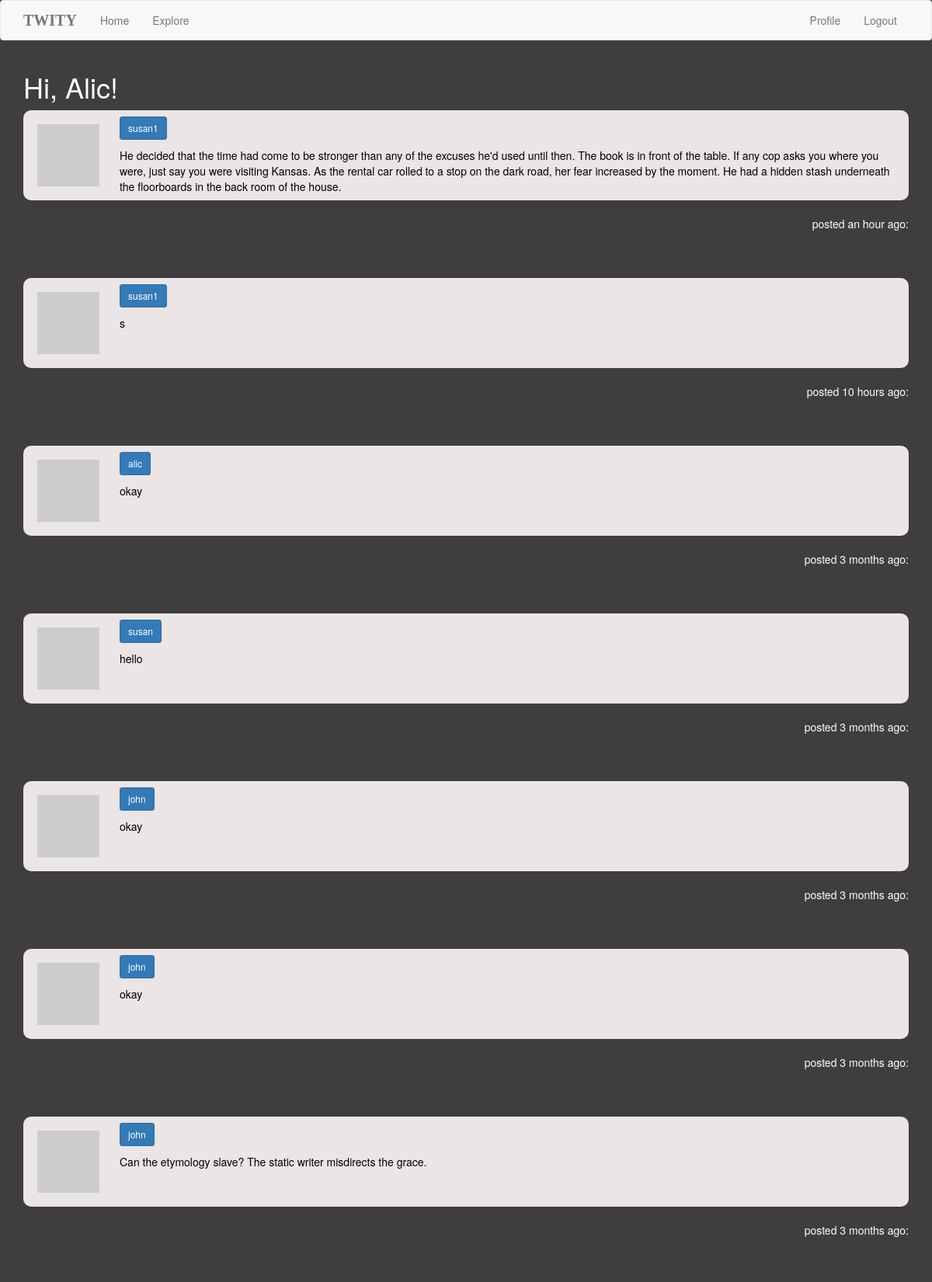
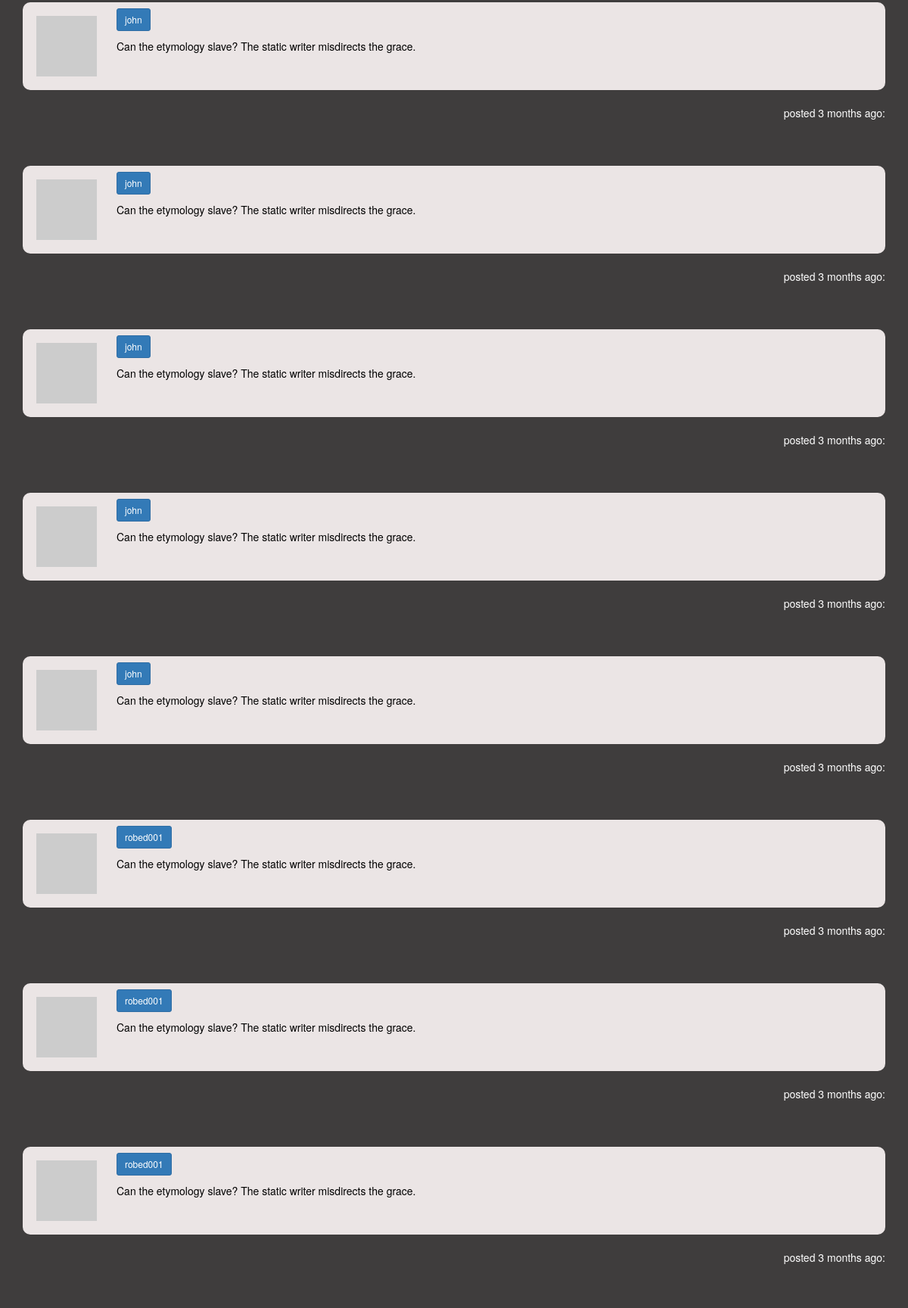
Page /explore (signed in, upper part) on the committed database (2 pictures, top to bottom).
### app/models.py (models this page shows, shortened)
class User(UserMixin, db.Model):
    id = db.Column(db.Integer, primary_key=True)
    username = db.Column(db.String(64), index=True, unique=True)
    email = db.Column(db.String(120), index=True, unique=True)
    password_hash = db.Column(db.String(128))
    posts = db.relationship('Post', backref='author', lazy='dynamic')
    about_me = db.Column(db.String(140))
    last_seen = db.Column(db.DateTime, default=datetime.utcnow)
    followed = db.relationship(
        'User', secondary=followers,
        primaryjoin=(followers.c.follower_id == id),
        secondaryjoin=(followers.c.followed_id == id),
        backref=db.backref('followers', lazy='dynamic'), lazy='dynamic')
    def avatar(self, size):
        digest = md5(self.email.lower().encode('utf-8')).hexdigest()
        return 'https://www.gravatar.com/avatar/{}?d=identicon&s={}'.format(
            digest, size)

class Post(db.Model):
    id = db.Column(db.Integer, primary_key=True)
    body = db.Column(db.String(140))
    timestamp = db.Column(db.DateTime, index=True, default=datetime.utcnow)
    user_id = db.Column(db.Integer, db.ForeignKey('user.id'))

### app/routes.py (the view)
@app.route('/explore')
@login_required
def explore():
    page = request.args.get('page', 1, type=int)
    posts = Post.query.order_by(Post.timestamp.desc()).paginate(page,
        app.config['POSTS_PER_PAGE'], False)
    next_url = url_for('explore', page=posts.next_num) \
        if posts.has_next else None
    prev_url = url_for('explore', page=posts.prev_num) \
        if posts.has_prev else None
    return render_template("index.html", title='Explore',
        posts=posts.items, next_url=next_url, prev_url=prev_url)

### app/models.py (called while the page is built)
@login.user_loader
def load_user(id):
    return User.query.get(int(id))

### app/routes.py (called while the page is built)
@app.before_request
def before_request():
    if current_user.is_authenticated:
        current_user.last_seen = datetime.utcnow()
        db.session.commit()

### app/templates/index.html (shortened to what this page needs)
{% extends "base.html" %}
{% import 'bootstrap/wtf.html' as wtf %}
{% block app_content %}
    <h1>Hi, {{ current_user.username }}!</h1>
    {% for post in posts %}
        {% include '_post.html' %}
    {% endfor %}
{% endblock %}

### app/templates/_post.html (shortened to what this page needs)
    <table class="table">
        <tr>
            <td width="70px" class="data">
                <a href="{{ url_for('user', username=post.author.username) }}">
                    <img src="{{ post.author.avatar(70) }}" />
                </a>
            </td>
            <td>
                <span class="user_popup">
                <a class="btn btn-primary btn-sm" href="{{ url_for('user', username=post.author.username) }}">
                    {{ post.author.username }}
                </a>
                </span>
                <br>
                {{ post.body }}
            </td>
        </tr>
    </table>
    <p style="text-align:right">posted {{ moment(post.timestamp).fromNow() }}:</p>

### app/static/mystyle.css (style rules this page uses)
html body { background-color: #3f3d3d; background-repeat: no-repeat; color: white; Opacity: 100; }
table { background-color: rgb(235, 229, 229); color: black; -moz-border-radius:10px; -webkit-border-radius:10px; border-radius:10px; margin-top: 10px; border-style: hidden; }
table tr:last-child td:first-child { border-bottom-left-radius: 10px; }
table tr:last-child td:last-child { border-bottom-right-radius: 10px; }
a { color: rgb(65, 65, 255); text-decoration: none; }
a:link { text-decoration: none; }
img { float: left; margin: 10px; }
h1 { text-transform: capitalize; }
.btn-sm { margin-bottom: 10px; margin-right: 10px; border-radius: 10; }

### rows in the picture
User: username "Alic"
Post: author.username "susan1", body "He decided that the time had come to be stronger than any of the excuses he'd used until then. The book is in front of the table. If any cop asks you where you were, just say you were visiting Kansas. As the rental car rolled to a stop on the dark road, her fear increased by the moment. He had a hidden stash underneath the floorboards in the back room of the house.", timestamp "an hour ago"
Post: author.username "susan1", body "s", timestamp "10 hours ago"
Post: author.username "alic", body "okay", timestamp "3 months ago"
Post: author.username "susan", body "hello", timestamp "3 months ago"
Post: author.username "john", body "okay", timestamp "3 months ago"
Post: author.username "john", body "okay", timestamp "3 months ago"
Post: author.username "john", body "Can the etymology slave? The static writer misdirects the grace.", timestamp "3 months ago"
Post: author.username "john", body "Can the etymology slave? The static writer misdirects the grace.", timestamp "3 months ago"
Post: author.username "john", body "Can the etymology slave? The static writer misdirects the grace.", timestamp "3 months ago"
Post: author.username "john", body "Can the etymology slave? The static writer misdirects the grace.", timestamp "3 months ago"
Post: author.username "john", body "Can the etymology slave? The static writer misdirects the grace.", timestamp "3 months ago"
Post: author.username "john", body "Can the etymology slave? The static writer misdirects the grace.", timestamp "3 months ago"
Post: author.username "robed001", body "Can the etymology slave? The static writer misdirects the grace.", timestamp "3 months ago"
Post: author.username "robed001", body "Can the etymology slave? The static writer misdirects the grace.", timestamp "3 months ago"
Post: author.username "robed001", body "Can the etymology slave? The static writer misdirects the grace.", timestamp "3 months ago"
